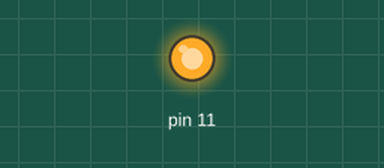
This sketch was run on a simulated Arduino Uno, built with avr-gcc and run on an emulated ATmega328P. On the bench: output pins drawn as LEDs (lit = HIGH).

Above: at 5.0 s.
At 12.5 s:
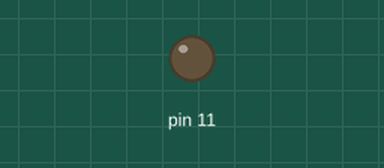
Timing chart, 0 to 19.5 s (numbered marks = the images above):
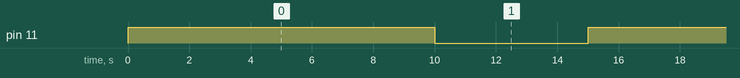

The sketch:

BrushMotorTest.ino
```cpp
void setup()
{
  // put your setup code here, to run once:
  pinMode(11, OUTPUT);

  digitalWrite(11, LOW);
}

void loop()
{
  // put your main code here, to run repeatedly:
  digitalWrite(11, HIGH);
  delay(10000);
  digitalWrite(11, LOW);
  delay(5000);
}
```

Measured:
- by itself, pin 11: alternates HIGH for 10.0 s and LOW for 5.0 s
